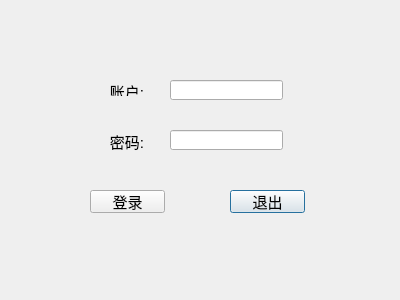
<?xml version="1.0" encoding="UTF-8"?>
<ui version="4.0">
 <class>LogDlg</class>
 <widget class="QDialog" name="LogDlg">
  <property name="geometry">
   <rect>
    <x>0</x>
    <y>0</y>
    <width>400</width>
    <height>300</height>
   </rect>
  </property>
  <property name="windowTitle">
   <string>Dialog</string>
  </property>
  <widget class="QLineEdit" name="usrlineEdit">
   <property name="geometry">
    <rect>
     <x>170</x>
     <y>80</y>
     <width>113</width>
     <height>20</height>
    </rect>
   </property>
   <property name="palette">
    <palette>
     <active>
      <colorrole role="Text">
       <brush brushstyle="SolidPattern">
        <color alpha="255">
         <red>0</red>
         <green>0</green>
         <blue>0</blue>
        </color>
       </brush>
      </colorrole>
     </active>
     <inactive>
      <colorrole role="Text">
       <brush brushstyle="SolidPattern">
        <color alpha="255">
         <red>0</red>
         <green>0</green>
         <blue>0</blue>
        </color>
       </brush>
      </colorrole>
     </inactive>
     <disabled>
      <colorrole role="Text">
       <brush brushstyle="SolidPattern">
        <color alpha="255">
         <red>120</red>
         <green>120</green>
         <blue>120</blue>
        </color>
       </brush>
      </colorrole>
     </disabled>
    </palette>
   </property>
  </widget>
  <widget class="QPushButton" name="ExitBtn">
   <property name="geometry">
    <rect>
     <x>230</x>
     <y>190</y>
     <width>75</width>
     <height>23</height>
    </rect>
   </property>
   <property name="font">
    <font>
     <pointsize>11</pointsize>
    </font>
   </property>
   <property name="text">
    <string>退出</string>
   </property>
  </widget>
  <widget class="QLineEdit" name="pwdlineEdit">
   <property name="geometry">
    <rect>
     <x>170</x>
     <y>130</y>
     <width>113</width>
     <height>20</height>
    </rect>
   </property>
   <property name="styleSheet">
    <string notr="true">color: rgb(0, 0, 0);</string>
   </property>
   <property name="echoMode">
    <enum>QLineEdit::Password</enum>
   </property>
  </widget>
  <widget class="QLabel" name="label">
   <property name="geometry">
    <rect>
     <x>100</x>
     <y>80</y>
     <width>54</width>
     <height>16</height>
    </rect>
   </property>
   <property name="text">
    <string>&lt;html&gt;&lt;head/&gt;&lt;body&gt;&lt;p align=&quot;center&quot;&gt;&lt;span style=&quot; font-size:11pt;&quot;&gt;账户:&lt;/span&gt;&lt;/p&gt;&lt;/body&gt;&lt;/html&gt;</string>
   </property>
  </widget>
  <widget class="QLabel" name="label_2">
   <property name="geometry">
    <rect>
     <x>100</x>
     <y>130</y>
     <width>54</width>
     <height>21</height>
    </rect>
   </property>
   <property name="text">
    <string>&lt;html&gt;&lt;head/&gt;&lt;body&gt;&lt;p align=&quot;center&quot;&gt;&lt;span style=&quot; font-size:11pt;&quot;&gt;密码:&lt;/span&gt;&lt;/p&gt;&lt;/body&gt;&lt;/html&gt;</string>
   </property>
  </widget>
  <widget class="QPushButton" name="LoginBtn">
   <property name="geometry">
    <rect>
     <x>90</x>
     <y>190</y>
     <width>75</width>
     <height>23</height>
    </rect>
   </property>
   <property name="font">
    <font>
     <pointsize>11</pointsize>
    </font>
   </property>
   <property name="text">
    <string>登录</string>
   </property>
  </widget>
 </widget>
 <resources/>
 <connections>
  <connection>
   <sender>ExitBtn</sender>
   <signal>clicked()</signal>
   <receiver>LogDlg</receiver>
   <slot>close()</slot>
   <hints>
    <hint type="sourcelabel">
     <x>297</x>
     <y>231</y>
    </hint>
    <hint type="destinationlabel">
     <x>199</x>
     <y>149</y>
    </hint>
   </hints>
  </connection>
 </connections>
</ui>
